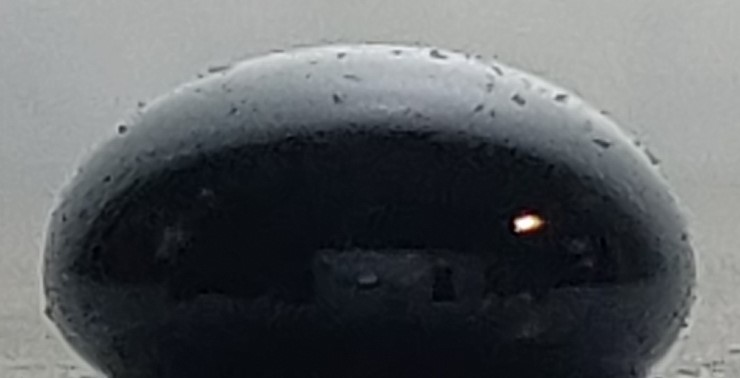
#> input picture images/IMG_20200904_180629(!).jpg, 740 x 378 px
$ python contactangle.py
#> lines starting #> are read from the running program, lines starting #| are printed output that depends on the picture; after the words box and inside, x2 and y2 are one past the last pixel; in counts of white or black regions, pixels touching at a corner belong together
import numpy as np
import matplotlib.pyplot as plt
import cv2, matplotlib
from matplotlib.patches import Ellipse
from pylab import ginput, show, axis

# READ RGB IMAGE IN OPEN CV
img_cv = cv2.imread('images/IMG_20200904_180629(!).jpg')
#> img_cv is the input picture: shape (378, 740, 3); mean B, G, R 96.2, 93.4, 89.8


# CONVERT TO GRAYSCALE IMAGE
gray_img_cv = cv2.cvtColor(img_cv, cv2.COLOR_BGR2GRAY)

gray_img_plt = cv2.cvtColor(gray_img_cv, cv2.COLOR_GRAY2RGB)
plt.figure(), plt.imshow(gray_img_plt)

# threshold for grayscale image
th = int(np.mean(gray_img_plt))
#> th = 92
_, th_img_cv = cv2.threshold(gray_img_cv, th, 255, cv2.THRESH_BINARY)
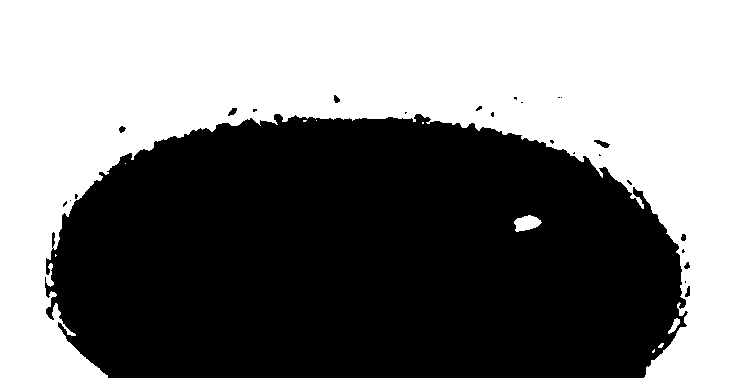
#> th_img_cv: shape (378, 740); 48.9% white; 10 white regions (6 under 20 px), largest, box (x1, y1, x2, y2) and area: (0, 0, 740, 378) 136428, (514, 215, 542, 232) 315, (668, 318, 680, 334) 86, (658, 343, 664, 348) 20
#cv2.imshow('image',th_img_cv)

th_img_plt = cv2.cvtColor(th_img_cv, cv2.COLOR_GRAY2RGB)
plt.figure(8), plt.imshow(th_img_plt)
#cv2.imshow('image',th_img_plt)

"""human click on the drop let"""
clicks=2
print("Please click two(2) times")
#> (the run stopped early here; a loop or call above may not have finished)
